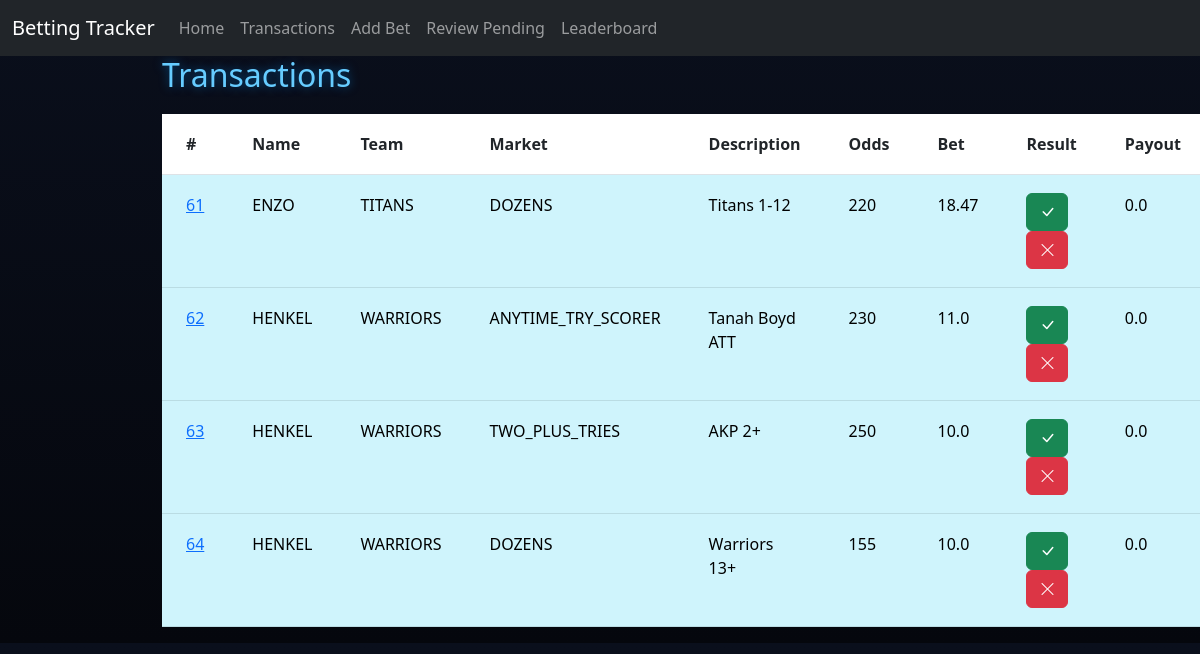
The page /review on the database as committed earlier.
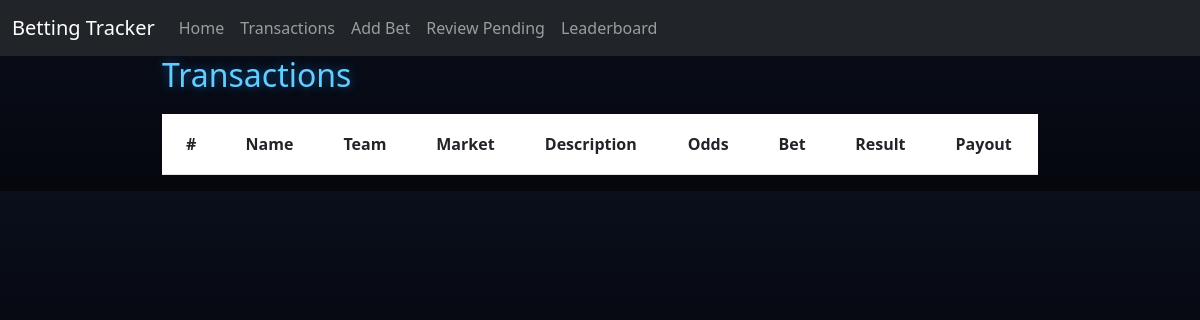
The same page on the database as committed later.
### tables this page shows
CREATE TABLE Transactions (
                            ID INTEGER PRIMARY KEY AUTOINCREMENT,
                            PlayerID INTEGER,
                            Team TEXT,
                            BetType TEXT,
                            Description TEXT,
                            Odds INTEGER,
                            AmountBet REAL,
                            Status TEXT,
                            AmountWon REAL,
                            FOREIGN KEY(PlayerID) REFERENCES Players(ID)
                        );

CREATE TABLE Players (
                        ID INTEGER PRIMARY KEY AUTOINCREMENT,
                        Name TEXT,
                        BetsPlaced INTEGER,
                        SuccessRate REAL,
                        Bank REAL
                    );

### app.py (the view, shortened to what this page needs)
@app.route("/review", methods=["GET", "POST"])
def review():
    db = get_db(DB)
    pending = db.execute("""
        SELECT Transactions.*, Players.Name
        FROM Transactions
        JOIN Players ON Players.ID = Transactions.PlayerID
        WHERE Status = 'Pending'
    """).fetchall()
    return render_template("review.html", transactions=pending)

### app.py (called while the page is built)
def get_db(DB):
    try:
        db = sqlite3.connect(DB)
        return db
    except sqlite3.Error as e:
        print(f"Error opening database: {e}")
        return None

### templates/review.html (shortened to what this page needs)
{% extends "base.html" %}
{% block content %}
<h2>Transactions</h2>
<table class="table transaction-table">
    <tr>
        <th>#</th>
        <th>Name</th>
        <th>Team</th>
        <th>Market</th>
        <th>Description</th>
        <th>Odds</th>
        <th>Bet</th>
        <th>Result</th>
        <th>Payout</th>
    </tr>
    {% for p in transactions %}
    <tr class="table-info">
        <td>
            <a href="{{ url_for('player', id=p[0]) }}">
                {{ p[0] }}
            </a>
        </td>
        <td>{{ p[9] }}</td>
        <td>{{ p[2] }}</td>
        <td>{{ p[3] }}</td>
        <td>{{ p[4] }}</td>
        <td>{{ p[5] }}</td>
        <td>{{ p[6] }}</td>
        <td>
            <form method="POST" action="{{ url_for('review') }}" style="display:inline;">
                <button class="btn btn-success">
                    <i class="bi bi-check-lg"></i>
                </button>
            </form>
            <form method="POST" action="{{ url_for('review') }}" style="display:inline;">
                <button class="btn btn-danger">
                    <i class="bi bi-x-lg"></i>
                </button>
            </form>
        </td>
        <td>{{ p[8] }}</td>
    </tr>
    {% endfor %}
</table>
{% endblock %}

Rows that differ between the two databases and show on the page:
no longer on this page (row edited): Transactions: ID "61", Name "ENZO", Team "TITANS", BetType "DOZENS", Description "Titans 1-12", Odds "220", AmountBet "18.47", AmountWon "0.0"
no longer on this page (row edited): Transactions: ID "62", Name "HENKEL", Team "WARRIORS", BetType "ANYTIME_TRY_SCORER", Description "Tanah Boyd ATT", Odds "230", AmountBet "11.0", AmountWon "0.0"
no longer on this page (row edited): Transactions: ID "63", Name "HENKEL", Team "WARRIORS", BetType "TWO_PLUS_TRIES", Description "AKP 2+", Odds "250", AmountBet "10.0", AmountWon "0.0"
no longer on this page (row edited): Transactions: ID "64", Name "HENKEL", Team "WARRIORS", BetType "DOZENS", Description "Warriors 13+", Odds "155", AmountBet "10.0", AmountWon "0.0"
